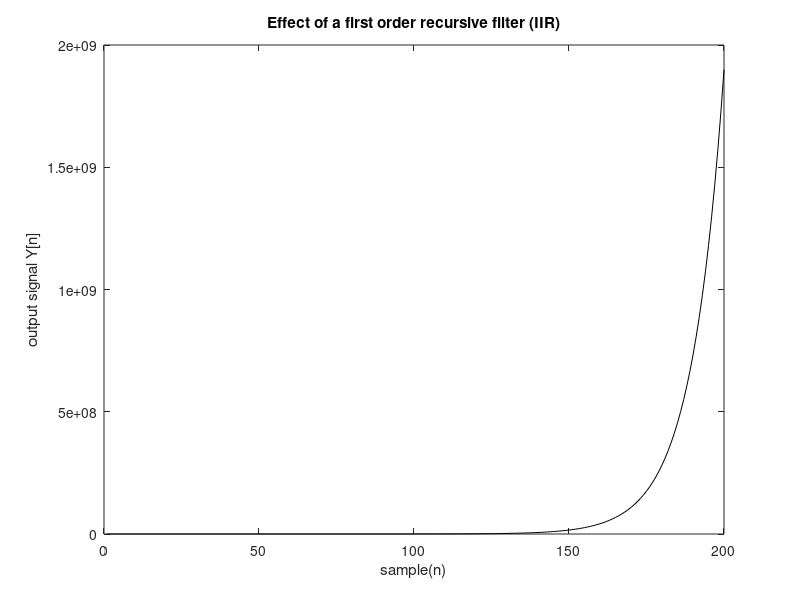
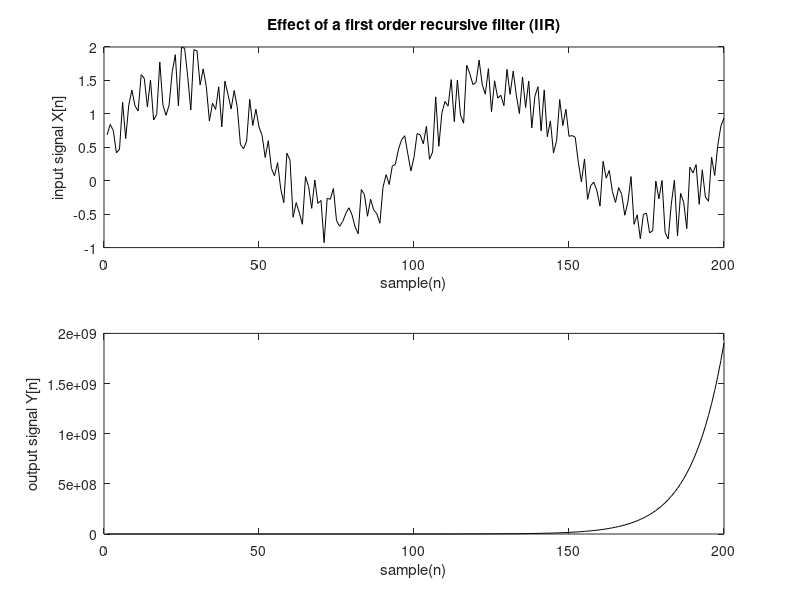

Reproduce these figures in MATLAB, in order.
%Sebastian Van der Borght 4meii2 B1

%variabelen
%a1 = 0.1;
%a1 = 0.5;
%a1 = 0.9;
%a1 = 1;
a1 = 1.1;
n = 200;
f = 100;
fs = 10000;
ts = 1/fs;
t = (0:(n-1))*ts;
yn = zeros(1,n);

%data set van 200 maal 1
xn = ones(1,n);

%berekenen van waardes
yn(1) = xn(1);
for i = 2:n
    yn(i) = xn(i)+a1*yn(i-1);
end

%plot y(n) met x(n) 200 maal 1
figure(1)
subplot(1,1,1)
plot(yn, 'k');
title('Effect of a first order recursive filter (IIR)');
xlabel('sample(n)'), ylabel('output signal Y[n]')

%golfvorm met ruis
xn = sin(2*pi*f*t) + rand(size(t));

%berekenen van waardes
yn(1) = xn(1);
for i = 2:n
    yn(i) = xn(i)+a1*yn(i-1);
end

%plot x(n)
figure(2)
subplot(2,1,1)
plot(xn, 'k');
title('Effect of a first order recursive filter (IIR)');
xlabel('sample(n)'), ylabel('input signal X[n]')

%plot y(n)
subplot(2,1,2)
plot(yn, 'k');
xlabel('sample(n)'), ylabel('output signal Y[n]')
